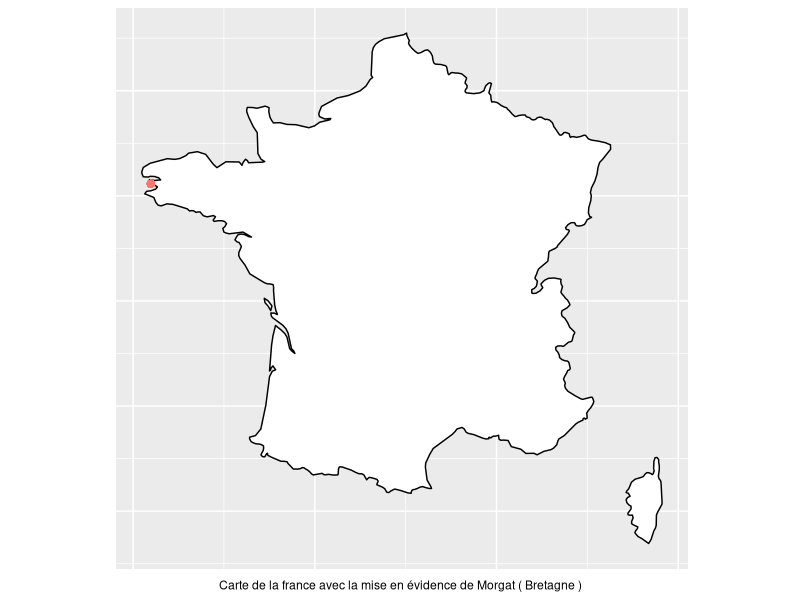
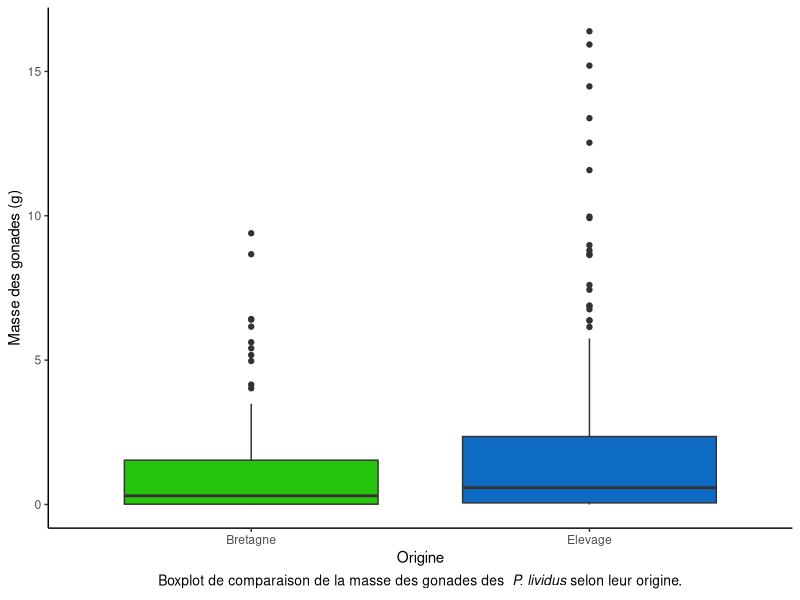
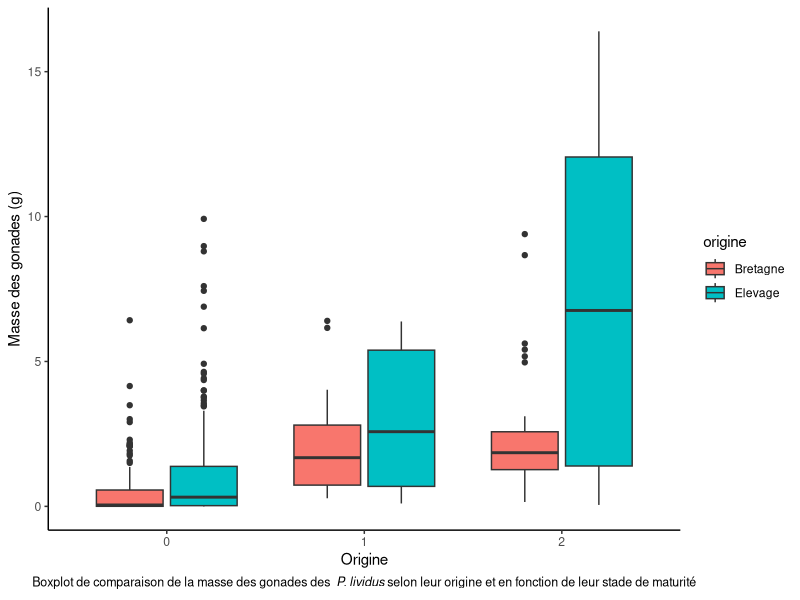
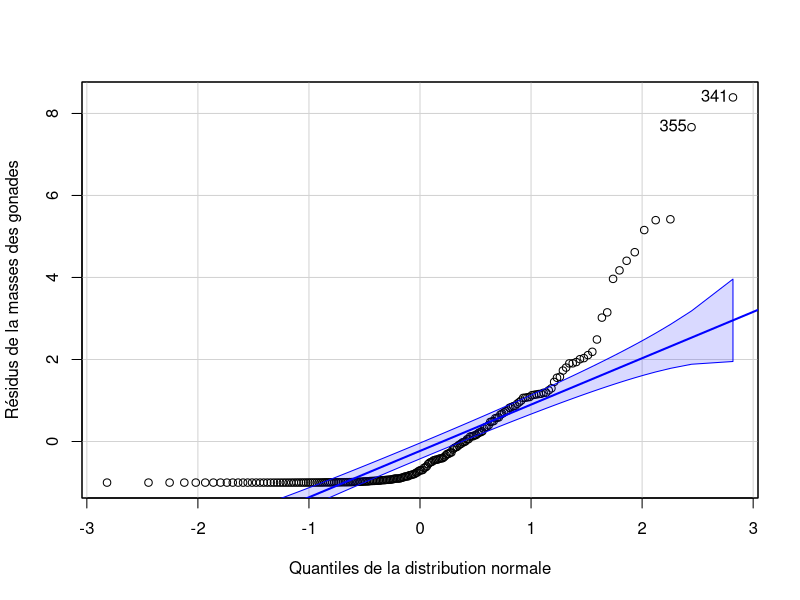
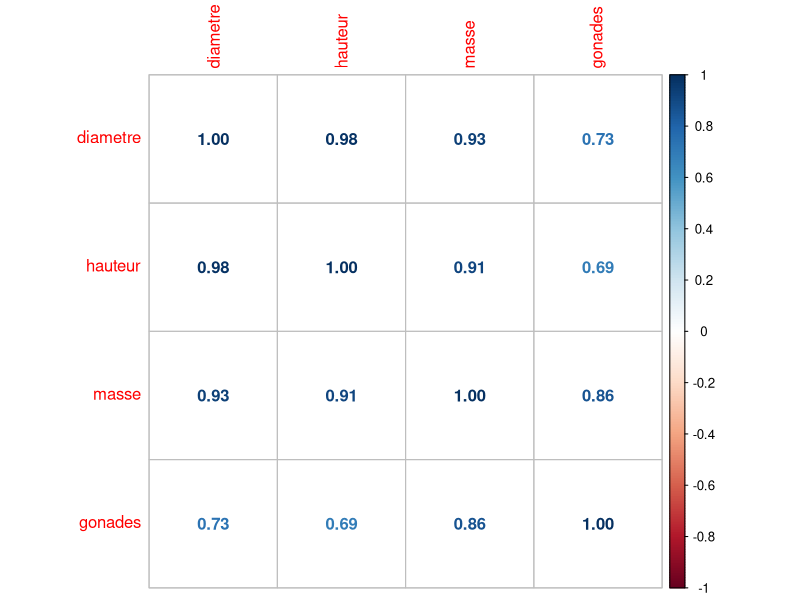
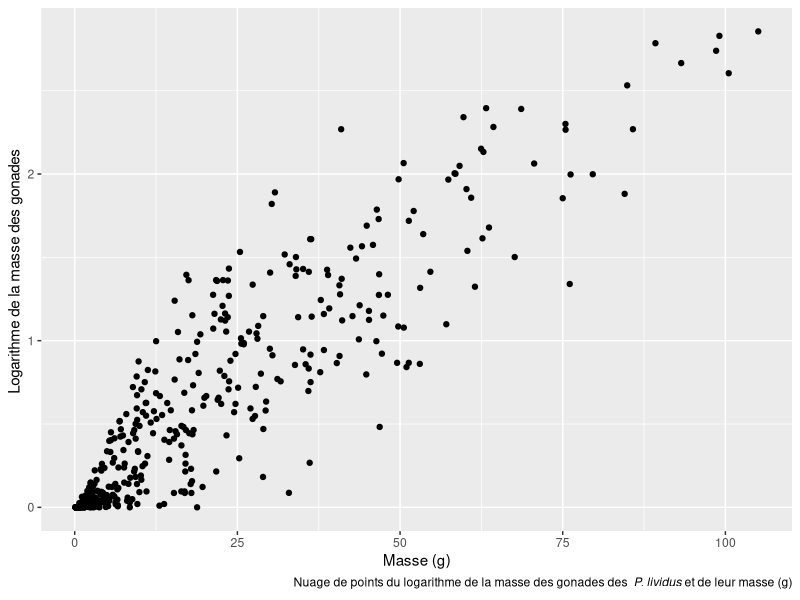
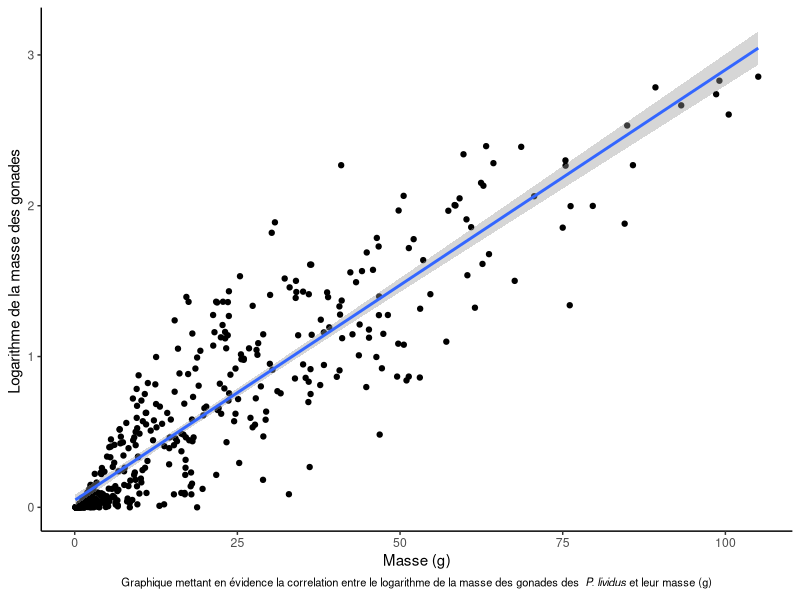
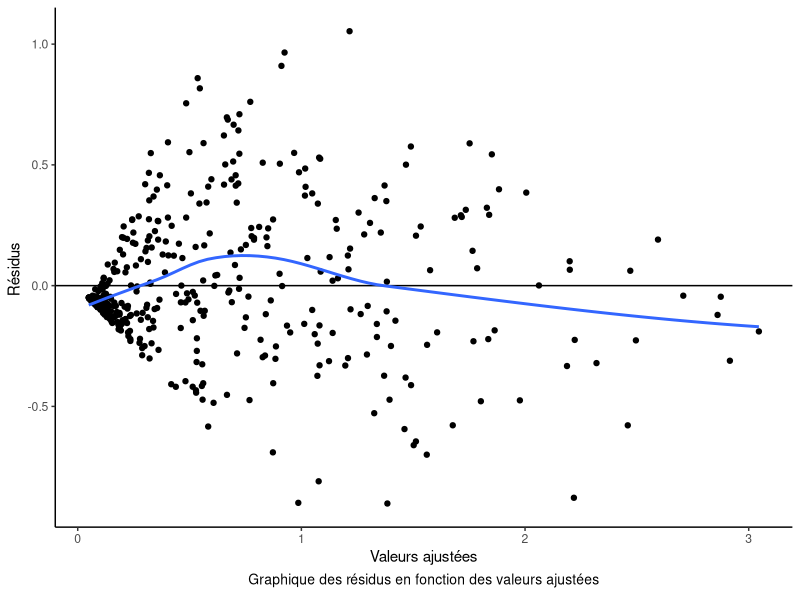

Generate these figures, in order, with R:
## ---- chunk 1
library(tidyverse)
library(cowplot)
#?map_data()
world <- map_data("world")
world$region <- as.factor(world$region)
world$subregion <- as.factor(world$subregion)
France <- filter(world, region == "France")

ggplot(data = France) +
  geom_polygon(mapping = aes(long, lat, group = group), fill= "white", color = "black")  +
  geom_point(aes(y = 48.230110 , x = -4.511736 , color = "#CD0000"), size = 2, show.legend = FALSE)+theme(plot.caption = element_text(hjust = 0.5), axis.line = element_blank(), axis.title = element_blank(),axis.text = element_blank(), axis.ticks = element_blank()) +
  coord_quickmap() +
  labs( caption = "Carte de la france avec la mise en évidence de Morgat ( Bretagne ) ")
## ---- chunk 2
library(readxl)
oursins <- read_excel("../data/oursins.xlsx", 
    skip = 9)
View(oursins)

## ---- chunk 3
library(dplyr)
oursins%>%group_by(origine)%>% summarise("mean" = mean(gonades, na.rm=TRUE), "sd" = sd(gonades, na.rm=TRUE), "number" = length(gonades)) -> gon_or

library(knitr)

kable(x = gon_or, format = "pandoc", caption = "Tableau de la masse des gonades moyenne (g) des oursins sauvages et d'élevage ", col.names = c("Origine", "Masse des gonades moyenne", "Ecart-type", "Nombre d'observations"), align = "c")

## ---- chunk 4
library("ggplot2")
ggplot(data=oursins) +
  geom_boxplot(mapping=aes(x= as.factor(origine),y=gonades), fill=c("#26c40d", "#0d6bc4"))+
theme_classic() +
 labs( x = "Origine", y = "Masse des gonades (g)", caption = expression(paste("Boxplot de comparaison de la masse des gonades des ", italic(" P. lividus "), "selon leur origine.")))+
  theme(plot.caption = element_text(hjust = 0.5, size = 10))
## ---- chunk 5
library(ggplot2)
ggplot(data=oursins) +
  geom_boxplot(mapping=aes(x= as.factor(maturite),y=gonades, fill=origine))+
  theme_classic() +
 labs( x = "Origine", y = "Masse des gonades (g)", caption = expression(paste("Boxplot de comparaison de la masse des gonades des ", italic(" P. lividus "), "selon leur origine et en fonction de leur stade de maturité")))+
  theme(plot.caption = element_text(hjust = 0.5, size = 9))
## ---- chunk 6
library(dplyr)
oursins %>% mutate(gonades.res = gonades - ave(gonades, origine)) -> oursins
## ---- chunk 7
car::qqPlot(oursins$gonades.res, distribution = "norm",
  envelope = 0.95, col = "Black", ylab = "Résidus de la masses des gonades",xlab = "Quantiles de la distribution normale")
## ---- chunk 8
t.test(gonades ~ origine, data = oursins,
  alternative = "two.sided", conf.level = 0.95, var.equal = TRUE)
## ---- chunk 9
library("corrplot")
corrplot::corrplot(cor(oursins[, 2:5],
  use = "pairwise.complete.obs"),method = "num")

## ---- chunk 10
library(dplyr)
oursins %>% mutate ( log_gonades= log(gonades+1)) -> oursins
#log (gonades+1) car log de 0 = infini -> probleme

## ---- chunk 11
library(tidyverse)
ggplot(data= oursins)+
geom_point (mapping = aes (x=masse, y=log_gonades))+
   labs( x = "Masse (g)", y = "Logarithme de la masse des gonades ", caption = expression(paste("Nuage de points du logarithme de la masse des gonades des ", italic(" P. lividus "), "et de leur masse (g)")))
## ---- chunk 12
summary(lm. <- lm(log_gonades ~ masse, data = oursins))
lm. %>% (function (lm, model = lm[["model"]], vars = names(model))
  ggplot(model, aes_string(x = vars[2], y = vars[1])) +
  geom_point() + stat_smooth(method = "lm", formula = y ~ x))+
    theme_classic() +
  labs( x = "Masse (g)", y = "Logarithme de la masse des gonades ", caption = expression(paste("Graphique mettant en évidence la correlation entre le logarithme de la masse des gonades des ", italic(" P. lividus "), "et leur masse (g)")))+
    theme(plot.caption = element_text(hjust = 0.5, size = 8))

## ---- chunk 13
#plot(lm., which = 1)
lm. %>% qplot(.fitted, .resid, data = .) +
  geom_hline(yintercept = 0) +
  geom_smooth(se = FALSE) +
   theme_classic() +
  labs( x = "Valeurs ajustées", y = "Résidus ", caption = expression(paste("Graphique des résidus en fonction des valeurs ajustées")))+
    theme(plot.caption = element_text(hjust = 0.5, size = 10))

## ---- chunk 14
#plot(lm., which = 2)
lm. %>% qplot(sample = .stdresid, data = .) +
  geom_abline(intercept = 0, slope = 1, colour = "darkgray") +
  theme_classic() +
  labs( x = "Quantiles théoriques", y = "Résidus standardisés ", caption = expression(paste("Graphique de comparaison de la distribution des résidus standardisés avec la distribution normale ")))+
    theme(plot.caption = element_text(hjust = 0.5, size = 10))

## ---- chunk 15
#plot(lm., which = 3)
lm. %>% qplot(.fitted, sqrt(abs(.stdresid)), data = .) +
  geom_smooth(se = FALSE) +
    theme_classic() +
  labs( x = "Valeurs ajustées", y = "Racine carrée des résidus standardisés ", caption = expression(paste("Graphique de la racine carrée des résidus standardisés des résidus en fonction des valeurs ajustées")))+
    theme(plot.caption = element_text(hjust = 0.5, size = 10))

